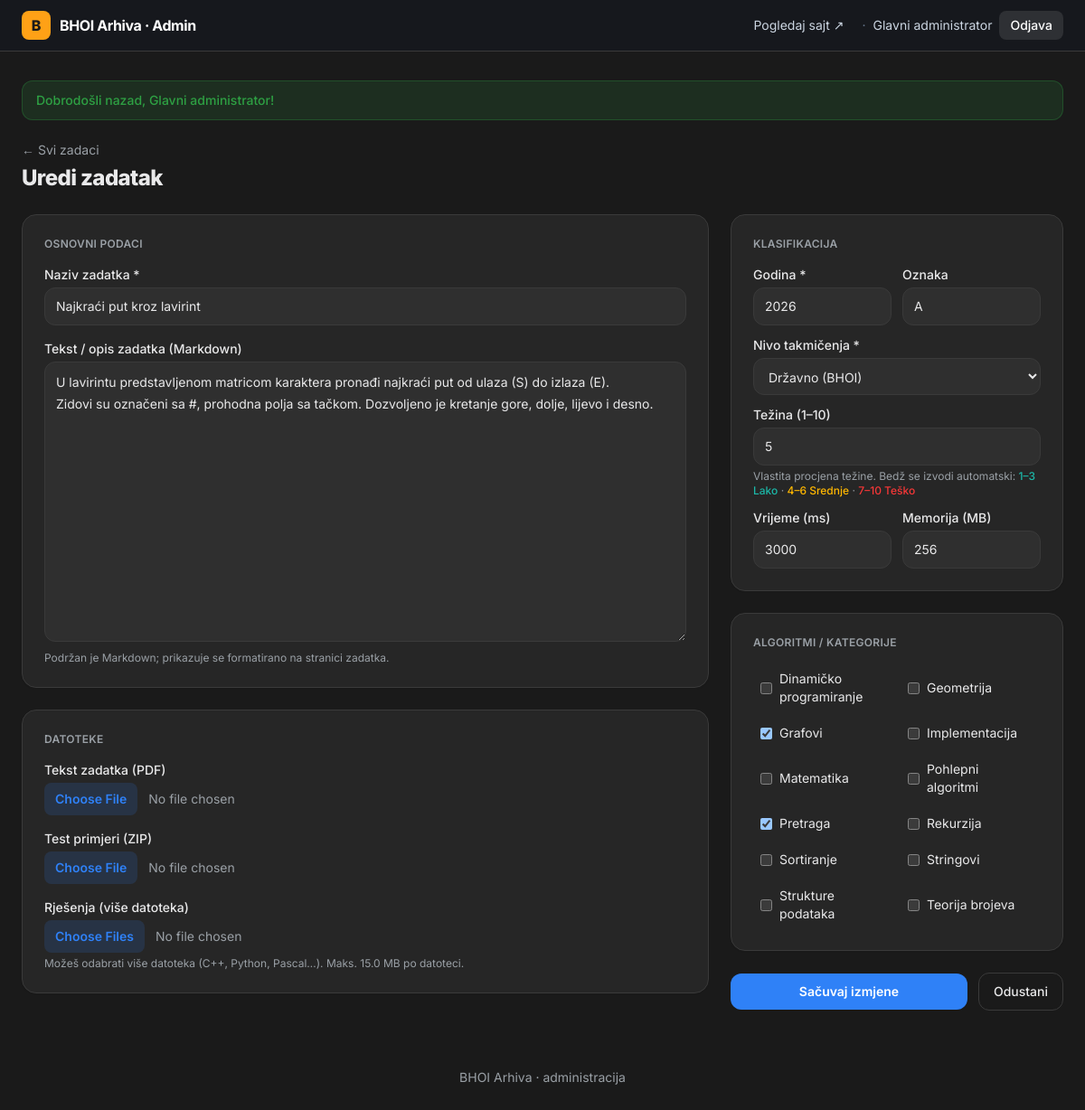
Screenshot of /admin_dashboard.php?action=edit&id=4 (signed in) with the database file from the repository.
### tables this page shows
CREATE TABLE `tasks` (
    `id`             INT UNSIGNED NOT NULL AUTO_INCREMENT,
    `title`          VARCHAR(200) NOT NULL,
    `slug`           VARCHAR(220) NOT NULL,
    `statement`      MEDIUMTEXT NULL,                  
    `year`           SMALLINT UNSIGNED NOT NULL,
    `level_id`       INT UNSIGNED NOT NULL,
    `difficulty`     ENUM('Lako','Srednje','Teško') NOT NULL DEFAULT 'Srednje',
                                                       
    `difficulty_rating` TINYINT UNSIGNED NOT NULL DEFAULT 5,  
    `problem_index`  VARCHAR(10) NULL,                 
    `time_limit_ms`  INT UNSIGNED NULL,
    `memory_limit_mb`INT UNSIGNED NULL,
    `pdf_path`       VARCHAR(255) NULL,                
    `tests_path`     VARCHAR(255) NULL,                
    `created_at`     TIMESTAMP NOT NULL DEFAULT CURRENT_TIMESTAMP,
    `updated_at`     TIMESTAMP NOT NULL DEFAULT CURRENT_TIMESTAMP ON UPDATE CURRENT_TIMESTAMP,
    PRIMARY KEY (`id`),
    UNIQUE KEY `uq_tasks_slug` (`slug`),
    KEY `idx_tasks_year` (`year`),
    KEY `idx_tasks_level` (`level_id`),
    KEY `idx_tasks_difficulty` (`difficulty`),
    KEY `idx_tasks_difficulty_rating` (`difficulty_rating`),
    CONSTRAINT `fk_tasks_level`
        FOREIGN KEY (`level_id`) REFERENCES `levels` (`id`)
        ON UPDATE CASCADE ON DELETE RESTRICT
);

CREATE TABLE `levels` (
    `id`         INT UNSIGNED NOT NULL AUTO_INCREMENT,
    `name`       VARCHAR(100) NOT NULL,
    `slug`       VARCHAR(100) NOT NULL,
    `sort_order` TINYINT UNSIGNED NOT NULL DEFAULT 0,  
    PRIMARY KEY (`id`),
    UNIQUE KEY `uq_levels_slug` (`slug`),
    UNIQUE KEY `uq_levels_name` (`name`)
);

CREATE TABLE `tags` (
    `id`   INT UNSIGNED NOT NULL AUTO_INCREMENT,
    `name` VARCHAR(80) NOT NULL,
    `slug` VARCHAR(80) NOT NULL,
    PRIMARY KEY (`id`),
    UNIQUE KEY `uq_tags_slug` (`slug`),
    UNIQUE KEY `uq_tags_name` (`name`)
);

### includes/bootstrap.php (called while the page is built, shortened)
<?php
function e(?string $value): string
{
    return htmlspecialchars($value ?? '', ENT_QUOTES | ENT_SUBSTITUTE, 'UTF-8');
}
function url(string $path = ''): string
{
    return BASE_URL . '/' . ltrim($path, '/');
}
function human_size(?int $bytes): string
{
    $units = ['B', 'KB', 'MB', 'GB'];
    $i = 0;
    $size = (float) $bytes;
    while ($size >= 1024 && $i < count($units) - 1) {
        $size /= 1024;
        $i++;
    }
    return ($i === 0 ? (int) $size : number_format($size, 1)) . ' ' . $units[$i];
}

### admin_dashboard.php (the view, shortened to what this page needs)
<?php
require_once __DIR__ . '/includes/bootstrap.php';
$pdo    = db();
$action = $_GET['action'] ?? 'list';
$levels = $pdo->query('SELECT id, name, slug FROM levels ORDER BY sort_order DESC')->fetchAll();
$tags   = $pdo->query('SELECT id, name FROM tags ORDER BY name')->fetchAll();
require __DIR__ . '/includes/admin_header.php';
$inputCls = 'w-full rounded-xl border border-line bg-card px-3 py-2.5 text-sm text-fg outline-none transition focus:border-accent focus:ring-2 focus:ring-accent/30';
if ($action === 'new' || $action === 'edit'):
    $task = [
        'id' => null, 'title' => '', 'statement' => '', 'year' => (int) date('Y'),
        'level_id' => $levels[0]['id'] ?? null, 'difficulty' => 'Srednje', 'difficulty_rating' => 5,
        'problem_index' => '', 'time_limit_ms' => '', 'memory_limit_mb' => '',
        'pdf_path' => null, 'tests_path' => null,
    ];
    $selectedTags = [];
    if ($action === 'edit') {
        $id = filter_input(INPUT_GET, 'id', FILTER_VALIDATE_INT);
        $stmt = $pdo->prepare('SELECT * FROM tasks WHERE id = ? LIMIT 1');
        $stmt->execute([$id]);
        $loaded = $stmt->fetch();
        $task = $loaded;
        $ts = $pdo->prepare('SELECT tag_id FROM task_tags WHERE task_id = ?');
        $ts->execute([$id]);
        $selectedTags = array_map('intval', $ts->fetchAll(PDO::FETCH_COLUMN));
    }
    $isEdit = $action === 'edit';
?>
    <div class="mb-6 flex items-center justify-between">
        <div>
            <a href="<?= e(url('admin_dashboard.php')) ?>" class="text-sm text-muted transition hover:text-accent">← Svi zadaci</a>
            <h1 class="mt-1 text-2xl font-extrabold tracking-tight text-fg">
                <?= $isEdit ? 'Uredi zadatak' : 'Novi zadatak' ?>
            </h1>
        </div>
    </div>
    <form method="post" action="<?= e(url('admin_task_save.php')) ?>" enctype="multipart/form-data"
          class="grid grid-cols-1 gap-6 lg:grid-cols-3">
        <div class="space-y-6 lg:col-span-2">
            <div class="rounded-2xl border border-line bg-card p-6 shadow-sm">
                <h2 class="mb-4 text-xs font-semibold uppercase tracking-wide text-muted">Osnovni podaci</h2>
                <label class="mb-1 block text-sm font-medium text-fg" for="title">Naziv zadatka *</label>
                <input id="title" name="title" type="text" required value="<?= e($task['title']) ?>"
                       class="mb-4 <?= $inputCls ?>">
                <label class="mb-1 block text-sm font-medium text-fg" for="statement">Tekst / opis zadatka (Markdown)</label>
                <textarea id="statement" name="statement" rows="12"
                          class="mb-1 <?= $inputCls ?> leading-6"><?= e($task['statement']) ?></textarea>
                <p class="text-xs text-muted">Podržan je Markdown; prikazuje se formatirano na stranici zadatka.</p>
            </div>
            <div class="rounded-2xl border border-line bg-card p-6 shadow-sm">
                <h2 class="mb-4 text-xs font-semibold uppercase tracking-wide text-muted">Datoteke</h2>
                <?php
                $fileCls = 'block w-full text-sm text-muted file:mr-3 file:rounded-lg file:border-0 file:bg-accent/15 file:px-3 file:py-2 file:text-sm file:font-semibold file:text-accent hover:file:bg-accent/25';
                ?>
                <label class="mb-1 block text-sm font-medium text-fg" for="pdf">Tekst zadatka (PDF)</label>
                <input id="pdf" name="pdf" type="file" accept="application/pdf" class="mb-4 <?= $fileCls ?>">
                <label class="mb-1 block text-sm font-medium text-fg" for="tests">Test primjeri (ZIP)</label>
                <input id="tests" name="tests" type="file" accept=".zip,application/zip" class="mb-4 <?= $fileCls ?>">
                <label class="mb-1 block text-sm font-medium text-fg" for="solutions">Rješenja (više datoteka)</label>
                <input id="solutions" name="solutions[]" type="file" multiple
                       accept=".cpp,.cc,.cxx,.c,.h,.hpp,.py,.java,.pas,.txt,.kt,.js,.rs,.go" class="<?= $fileCls ?>">
                <p class="mt-1 text-xs text-muted">Možeš odabrati više datoteka (C++, Python, Pascal…). Maks. <?= e(human_size(MAX_UPLOAD_BYTES)) ?> po datoteci.</p>
            </div>
        </div>
        <div class="space-y-6">
            <div class="rounded-2xl border border-line bg-card p-6 shadow-sm">
                <h2 class="mb-4 text-xs font-semibold uppercase tracking-wide text-muted">Klasifikacija</h2>
                <div class="grid grid-cols-2 gap-3">
                    <div>
                        <label class="mb-1 block text-sm font-medium text-fg" for="year">Godina *</label>
                        <input id="year" name="year" type="number" min="1990" max="2100" required value="<?= e((string) $task['year']) ?>" class="<?= $inputCls ?>">
                    </div>
                    <div>
                        <label class="mb-1 block text-sm font-medium text-fg" for="problem_index">Oznaka</label>
                        <input id="problem_index" name="problem_index" type="text" maxlength="10" placeholder="npr. 1 ili A" value="<?= e((string) $task['problem_index']) ?>" class="<?= $inputCls ?>">
                    </div>
                </div>
                <label class="mb-1 mt-3 block text-sm font-medium text-fg" for="level_id">Nivo takmičenja *</label>
                <select id="level_id" name="level_id" required class="mb-3 <?= $inputCls ?>">
                    <?php foreach ($levels as $lvl): ?>
                        <option value="<?= (int) $lvl['id'] ?>" <?= (int) $task['level_id'] === (int) $lvl['id'] ? 'selected' : '' ?>>
                            <?= e($lvl['name']) ?>
                        </option>
                    <?php endforeach; ?>
                </select>
                <label class="mb-1 block text-sm font-medium text-fg" for="difficulty_rating">Težina (1–10)</label>
                <?php $curRating = (int) ($task['difficulty_rating'] ?? 5); ?>
                <input id="difficulty_rating" name="difficulty_rating" type="number" min="1" max="10" step="1" required
                       value="<?= e((string) ($curRating ?: 5)) ?>" class="mb-1 <?= $inputCls ?>">
                <p class="mb-3 text-xs text-muted">
                    Vlastita procjena težine. Bedž se izvodi automatski:
                    <span class="font-medium text-easy">1–3 Lako</span> ·
                    <span class="font-medium text-medium">4–6 Srednje</span> ·
                    <span class="font-medium text-hard">7–10 Teško</span>
                </p>
                <div class="grid grid-cols-2 gap-3">
                    <div>
                        <label class="mb-1 block text-sm font-medium text-fg" for="time_limit_ms">Vrijeme (ms)</label>
                        <input id="time_limit_ms" name="time_limit_ms" type="number" min="0" placeholder="npr. 1000" value="<?= e((string) $task['time_limit_ms']) ?>" class="<?= $inputCls ?>">
                    </div>
                    <div>
                        <label class="mb-1 block text-sm font-medium text-fg" for="memory_limit_mb">Memorija (MB)</label>
                        <input id="memory_limit_mb" name="memory_limit_mb" type="number" min="0" placeholder="npr. 256" value="<?= e((string) $task['memory_limit_mb']) ?>" class="<?= $inputCls ?>">
                    </div>
                </div>
            </div>
            <div class="rounded-2xl border border-line bg-card p-6 shadow-sm">
                <h2 class="mb-4 text-xs font-semibold uppercase tracking-wide text-muted">Algoritmi / kategorije</h2>
                <div class="grid grid-cols-1 gap-2 sm:grid-cols-2">
                    <?php foreach ($tags as $tag): ?>
                        <label class="flex items-center gap-2 rounded-lg px-2 py-1.5 text-sm transition hover:bg-elevated">
                            <input type="checkbox" name="tags[]" value="<?= (int) $tag['id'] ?>"
                                   <?= in_array((int) $tag['id'], $selectedTags, true) ? 'checked' : '' ?>
                                   class="rounded border-line text-accent focus:ring-accent">
                            <span class="text-fg"><?= e($tag['name']) ?></span>
                        </label>
                    <?php endforeach; ?>
                </div>
            </div>
            <div class="flex items-center gap-3">
                <button type="submit"
                        class="flex-1 rounded-xl bg-accent px-4 py-2.5 text-sm font-semibold text-white shadow-sm transition hover:brightness-110">
                    <?= $isEdit ? 'Sačuvaj izmjene' : 'Dodaj zadatak' ?>
                </button>
                <a href="<?= e(url('admin_dashboard.php')) ?>"
                   class="rounded-xl border border-line px-4 py-2.5 text-sm font-medium text-fg transition hover:bg-elevated">
                    Odustani
                </a>
            </div>
        </div>
    </form>
<?php
endif; ?>
<?php require __DIR__ . '/includes/admin_footer.php'; ?>

### includes/theme_head.php (style rules this page uses)
:root { color-scheme: light; --bg: #f5f6f8; --card: #ffffff; --elevated: #eceef1; --fg: #15181c; --muted: #5b636e; --line: #e3e6ea; }
.dark { color-scheme: dark; --bg: #1a1a1a; --card: #262626; --elevated: #2f2f2f; --fg: #e9e9ea; --muted: #9aa0a6; --line: #3a3a3a; }
body { -webkit-font-smoothing: antialiased; }
.dark input:not([type="checkbox"]):not([type="radio"]):not([type="file"]), .dark select, .dark textarea { background-color: var(--elevated); color: var(--fg); border-color: var(--line); }
.dark option { background-color: var(--card); color: var(--fg); }

### rows the page displays
tasks: title "Najkraći put kroz lavirint", statement "U lavirintu predstavljenom matricom karaktera pronađi najkraći put od ulaza (S) do izlaza (E). Zidovi su označeni sa #, prohodna polja sa tačkom. Dozvoljeno je kretanje gore, dolje, lijevo i desno.", year "2026", problem_index "A", level_id "Državno (BHOI)", difficulty_rating "5", time_limit_ms "3000", memory_limit_mb "256"
tags: name "Dinamičko programiranje"
tags: name "Geometrija"
tags: id "☑", name "Grafovi"
tags: name "Implementacija"
tags: name "Matematika"
tags: name "Pohlepni algoritmi"
tags: id "☑", name "Pretraga"
tags: name "Rekurzija"
tags: name "Sortiranje"
tags: name "Stringovi"
tags: name "Strukture podataka"
tags: name "Teorija brojeva"

### other values shown
APP_NAME "BHOI Arhiva"
$admin['display_name'] "Glavni administrator"
$f['message'] "Dobrodošli nazad, Glavni administrator!"
human_size(MAX_UPLOAD_BYTES) "15.0 MB"
